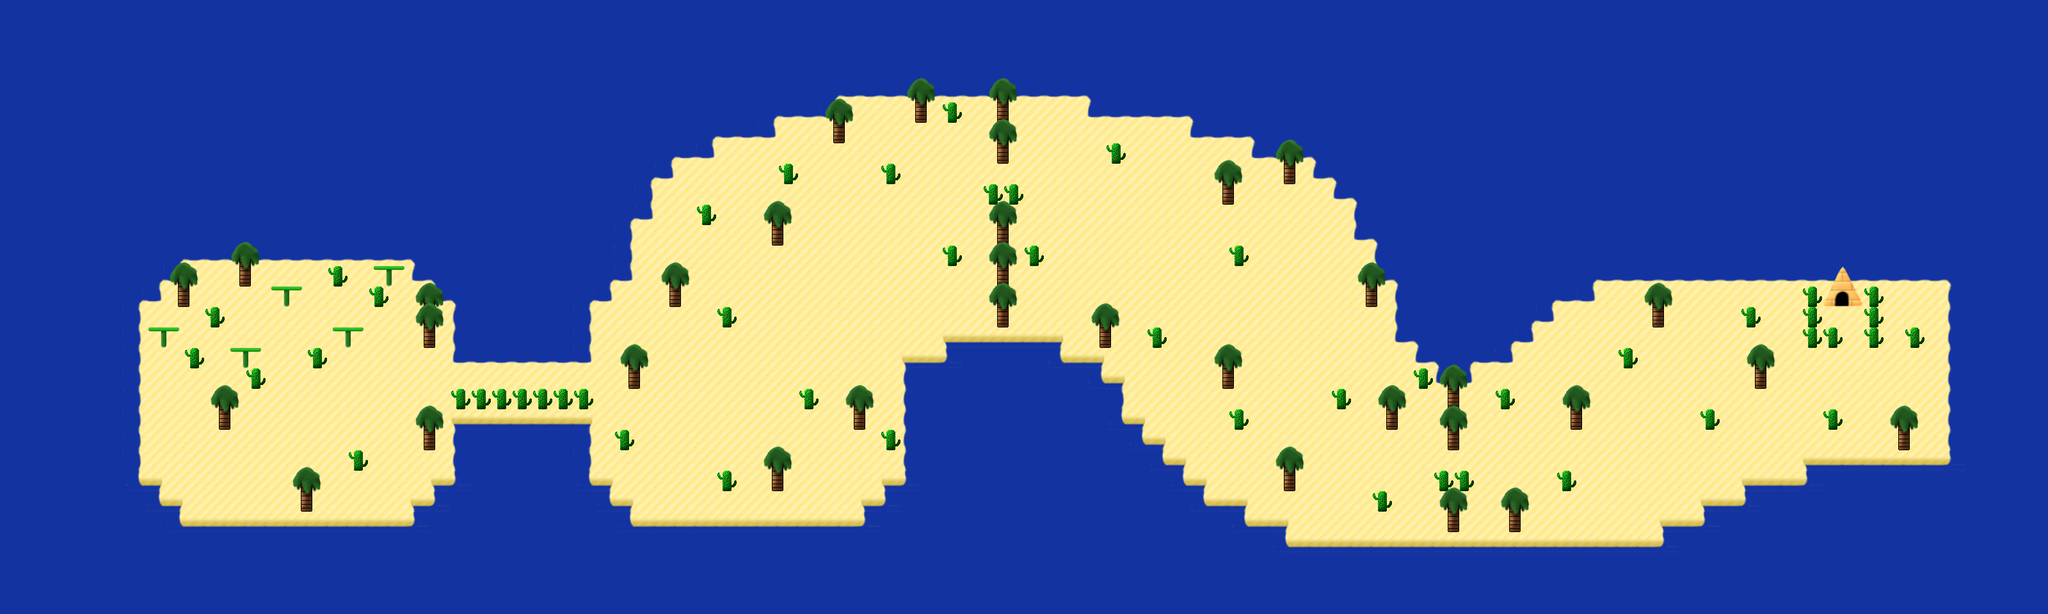

Below is a game level as drawn by its tile map, then a one-line description and the .tmx that defines it (tile-layer data replaced by summaries):
An orthogonal 100x30 tile map with 32x32 px tiles, 6 tile layers (Water, Main, Decorations, Decorations 2, ...), 2 tilesets and 209 objects.

<map version="1.10" tiledversion="1.11.2" orientation="orthogonal" renderorder="right-down" width="100" height="30" tilewidth="32" tileheight="32" infinite="0" nextlayerid="12" nextobjectid="398">
 <properties>
  <property name="Music" value="assets/music/portfolio.ogg" />
  <property name="Worldmap Creator" value="Sophie Ball" />
  <property name="Worldmap Name" value="Monster Desert" />
 </properties>
 <tileset firstgid="1" source="../tilesets/levelTiles.tsx" />
 <tileset firstgid="241" source="../tilesets/worldmap.tsx" />
 <layer id="1" name="Water" width="100" height="30">
  <data>[3000 cells, 3000 non-empty, 1 distinct tile ids]</data>
 </layer>
 <layer id="2" name="Main" width="100" height="30">
  <data>[3000 cells, 1282 non-empty, 13 distinct tile ids]</data>
 </layer>
 <layer id="7" name="Decorations" width="100" height="30">
  <data>[3000 cells, 203 non-empty, 11 distinct tile ids]</data>
 </layer>
 <layer id="3" name="Decorations 2" width="100" height="30">
  <data>[3000 cells, 41 non-empty, 9 distinct tile ids]</data>
 </layer>
 <layer id="4" name="Decorations 3" width="100" height="30">
  <data>[3000 cells, 12 non-empty, 6 distinct tile ids]</data>
 </layer>
 <layer id="5" name="Decorations 4" width="100" height="30">
  <data>[3000 cells, 12 non-empty, 6 distinct tile ids]</data>
 </layer>
 <objectgroup id="8" name="Levels">
  <object id="14" gid="242" x="352" y="768" width="32" height="32">
   <properties>
    <property name="path" value="tutorial" />
    <property name="section" value="1" />
   </properties>
  </object>
  <object id="15" gid="242" x="512" y="672" width="32" height="32">
   <properties>
    <property name="path" value="assets/data/levels/placeholder.tmx" />
    <property name="section" value="1" />
   </properties>
  </object>
  <object id="17" gid="242" x="608" y="736" width="32" height="32">
   <properties>
    <property name="path" value="assets/data/levels/placeholder.tmx" />
    <property name="section" value="1" />
   </properties>
  </object>
  <object id="18" gid="242" x="256" y="672" width="32" height="32">
   <properties>
    <property name="path" value="assets/data/levels/placeholder.tmx" />
    <property name="section" value="1" />
   </properties>
  </object>
  <object id="20" gid="242" x="432" y="512" width="32" height="32">
   <properties>
    <property name="path" value="assets/data/levels/placeholder.tmx" />
    <property name="section" value="1" />
   </properties>
  </object>
  <object id="21" gid="242" x="608" y="640" width="32" height="32">
   <properties>
    <property name="path" value="assets/data/levels/placeholder.tmx" />
    <property name="section" value="1" />
   </properties>
  </object>
  <object id="22" gid="242" x="416" y="704" width="32" height="32">
   <properties>
    <property name="path" value="assets/data/levels/placeholder.tmx" />
    <property name="section" value="1" />
   </properties>
  </object>
  <object id="23" gid="242" x="1056" y="640" width="32" height="32">
   <properties>
    <property name="path" value="assets/data/levels/placeholder.tmx" />
    <property name="section" value="2" />
   </properties>
  </object>
  <object id="24" gid="242" x="1184" y="544" width="32" height="32">
   <properties>
    <property name="path" value="assets/data/levels/placeholder.tmx" />
    <property name="section" value="2" />
   </properties>
  </object>
  <object id="25" gid="242" x="1312" y="448" width="32" height="32">
   <properties>
    <property name="path" value="assets/data/levels/placeholder.tmx" />
    <property name="section" value="2" />
   </properties>
  </object>
  <object id="26" gid="242" x="1792" y="384" width="32" height="32">
   <properties>
    <property name="path" value="assets/data/levels/placeholder.tmx" />
    <property name="section" value="2" />
   </properties>
  </object>
  <object id="27" gid="242" x="1888" y="480" width="32" height="32">
   <properties>
    <property name="path" value="assets/data/levels/placeholder.tmx" />
    <property name="section" value="2" />
   </properties>
  </object>
  <object id="28" gid="242" x="1984" y="576" width="32" height="32">
   <properties>
    <property name="path" value="assets/data/levels/placeholder.tmx" />
    <property name="section" value="2" />
   </properties>
  </object>
  <object id="349" gid="242" x="800" y="608" width="32" height="32">
   <properties>
    <property name="path" value="assets/data/levels/placeholder.tmx" />
    <property name="section" value="1.5" />
   </properties>
  </object>
  <object id="350" gid="242" x="2864" y="512" width="32" height="32">
   <properties>
    <property name="path" value="assets/data/levels/placeholder.tmx" />
    <property name="section" value="3" />
   </properties>
  </object>
 </objectgroup>
 <objectgroup id="9" name="Rocks">
  <object id="2" gid="244" x="704" y="608" width="32" height="32">
   <properties>
    <property name="section" value="1" />
   </properties>
  </object>
  <object id="3" gid="244" x="896" y="608" width="32" height="32">
   <properties>
    <property name="section" value="1.5" />
   </properties>
  </object>
  <object id="5" gid="244" x="2256" y="736" width="32" height="32">
   <properties>
    <property name="section" value="2" />
   </properties>
  </object>
  <object id="10" gid="244" x="3008" y="608" width="32" height="32">
   <properties>
    <property name="section" value="3" />
   </properties>
  </object>
 </objectgroup>
 <objectgroup id="10" name="Player">
  <object id="1" gid="241" x="288" y="736" width="32" height="32" />
 </objectgroup>
 <objectgroup id="11" name="Solid">
  <object id="153" x="336" y="640" width="32" height="32" />
  <object id="154" x="328" y="600" width="48" height="40" />
  <object id="155" x="464" y="768" width="32" height="32" />
  <object id="156" x="456" y="728" width="48" height="40" />
  <object id="157" x="272" y="448" width="32" height="32" />
  <object id="158" x="264" y="408" width="48" height="40" />
  <object id="159" x="368" y="416" width="32" height="32" />
  <object id="160" x="360" y="376" width="48" height="40" />
  <object id="161" x="656" y="512" width="32" height="32" />
  <object id="162" x="648" y="448" width="48" height="64" />
  <object id="163" x="656" y="672" width="32" height="32" />
  <object id="164" x="648" y="632" width="48" height="40" />
  <object id="165" x="384" y="576" width="32" height="32" />
  <object id="166" x="288" y="544" width="32" height="32" />
  <object id="167" x="320" y="480" width="32" height="32" />
  <object id="168" x="480" y="544" width="32" height="32" />
  <object id="169" x="512" y="416" width="32" height="32" />
  <object id="170" x="576" y="448" width="32" height="32" />
  <object id="171" x="544" y="704" width="32" height="32" />
  <object id="172" x="248" y="520" width="16" height="24" />
  <object id="173" x="232" y="512" width="48" height="8" />
  <object id="174" x="440" y="456" width="16" height="24" />
  <object id="175" x="424" y="448" width="48" height="8" />
  <object id="176" x="536" y="520" width="16" height="24" />
  <object id="177" x="520" y="512" width="48" height="8" />
  <object id="178" x="376" y="552" width="16" height="24" />
  <object id="179" x="360" y="544" width="48" height="8" />
  <object id="180" x="600" y="424" width="16" height="24" />
  <object id="181" x="584" y="416" width="48" height="8" />
  <object id="182" x="976" y="576" width="32" height="32" />
  <object id="183" x="968" y="536" width="48" height="40" />
  <object id="184" x="1040" y="448" width="32" height="32" />
  <object id="185" x="1032" y="408" width="48" height="40" />
  <object id="186" x="1200" y="352" width="32" height="32" />
  <object id="187" x="1192" y="312" width="48" height="40" />
  </objectgroup>
</map>
<!-- 154 of 209 objects omitted -->